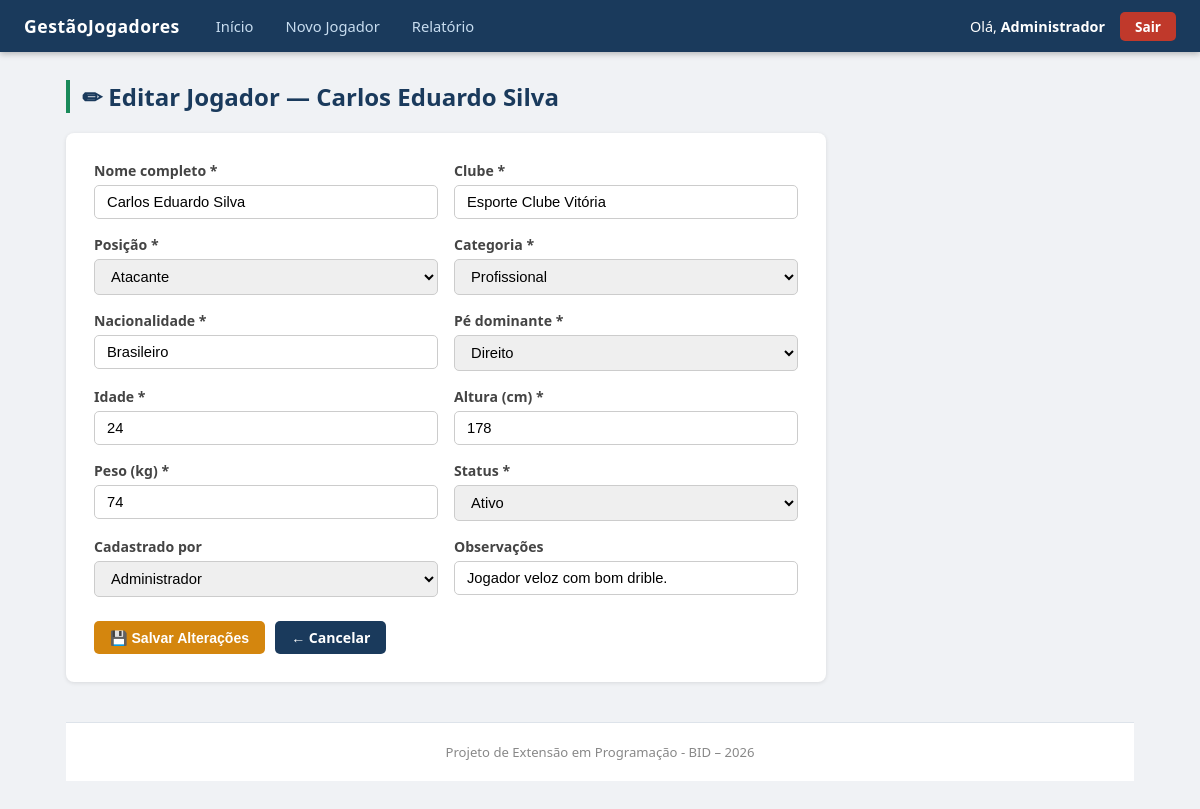
/altera.php?id=1 (signed in), run on the app's committed database.
### tables this page shows
CREATE TABLE IF NOT EXISTS jogadores (
    id_jogadores INT AUTO_INCREMENT PRIMARY KEY,
    nome VARCHAR(120) NOT NULL,
    posicao ENUM('Goleiro', 'Lateral Direito', 'Lateral Esquerdo', 'Zagueiro', 'Volante', 'Meia', 'Atacante', 'Ponta Direita', 'Ponta Esquerda', 'Centroavante') NOT NULL,
    categoria ENUM('Profissional', 'Sub-23', 'Sub-20', 'Sub-17', 'Sub-15', 'Sub-13') NOT NULL,
    idade INT NOT NULL,
    clube VARCHAR(120) NOT NULL,
    nacionalidade VARCHAR(80) NOT NULL,
    pe_dominante ENUM('Direito', 'Esquerdo', 'Ambidestro') NOT NULL,
    altura_cm INT NOT NULL,
    peso_kg INT NOT NULL,
    status ENUM('Ativo', 'Suspenso', 'Lesionado', 'Inativo') NOT NULL DEFAULT 'Ativo',
    obs VARCHAR(100),
    cadastrado_por INT,
    criado_em DATE NOT NULL DEFAULT (CURRENT_DATE),
    atualizado_em DATETIME NOT NULL DEFAULT CURRENT_TIMESTAMP ON UPDATE CURRENT_TIMESTAMP,
    CONSTRAINT fk_jogador_usuario FOREIGN KEY (cadastrado_por) REFERENCES USUARIOS(id_usuarios) ON DELETE SET NULL
);

### altera.php (the view, shortened to what this page needs)
<?php
require 'conecta.php';
require 'header.php';
$id = (int)($_GET['id'] ?? 0);
$stmt = $pdo->prepare("SELECT * FROM jogadores WHERE id_jogadores = :id");
$stmt->execute([':id' => $id]);
$j = $stmt->fetch();
$usuarios = $pdo->query("SELECT id_usuarios, nome FROM USUARIOS ORDER BY nome")->fetchAll();
function sel($val, $current): string {
    return $val === $current ? 'selected' : '';
}
?>
<h1>✏ Editar Jogador — <?= htmlspecialchars($j['nome']) ?></h1>
<div class="form-card">
    <form action="recebe.php" method="POST">
        <div class="form-row">
            <div class="form-group">
                <label>Nome completo *</label>
                <input type="text" name="nome" maxlength="120" required
                       value="<?= htmlspecialchars($j['nome']) ?>">
            </div>
            <div class="form-group">
                <label>Clube *</label>
                <input type="text" name="clube" maxlength="120" required
                       value="<?= htmlspecialchars($j['clube']) ?>">
            </div>
        </div>
        <div class="form-row">
            <div class="form-group">
                <label>Posição *</label>
                <select name="posicao" required>
                    <?php foreach (['Goleiro','Lateral Direito','Lateral Esquerdo','Zagueiro',
                                    'Volante','Meia','Atacante','Ponta Direita',
                                    'Ponta Esquerda','Centroavante'] as $p): ?>
                        <option value="<?= $p ?>" <?= sel($p, $j['posicao']) ?>><?= $p ?></option>
                    <?php endforeach; ?>
                </select>
            </div>
            <div class="form-group">
                <label>Categoria *</label>
                <select name="categoria" required>
                    <?php foreach (['Profissional','Sub-23','Sub-20','Sub-17','Sub-15','Sub-13'] as $c): ?>
                        <option value="<?= $c ?>" <?= sel($c, $j['categoria']) ?>><?= $c ?></option>
                    <?php endforeach; ?>
                </select>
            </div>
        </div>
        <div class="form-row">
            <div class="form-group">
                <label>Nacionalidade *</label>
                <input type="text" name="nacionalidade" maxlength="80" required
                       value="<?= htmlspecialchars($j['nacionalidade']) ?>">
            </div>
            <div class="form-group">
                <label>Pé dominante *</label>
                <select name="pe_dominante" required>
                    <?php foreach (['Direito','Esquerdo','Ambidestro'] as $pe): ?>
                        <option value="<?= $pe ?>" <?= sel($pe, $j['pe_dominante']) ?>><?= $pe ?></option>
                    <?php endforeach; ?>
                </select>
            </div>
        </div>
        <div class="form-row">
            <div class="form-group">
                <label>Idade *</label>
                <input type="number" name="idade" min="10" max="60" required value="<?= $j['idade'] ?>">
            </div>
            <div class="form-group">
                <label>Altura (cm) *</label>
                <input type="number" name="altura_cm" min="140" max="230" required value="<?= $j['altura_cm'] ?>">
            </div>
        </div>
        <div class="form-row">
            <div class="form-group">
                <label>Peso (kg) *</label>
                <input type="number" name="peso_kg" min="40" max="150" required value="<?= $j['peso_kg'] ?>">
            </div>
            <div class="form-group">
                <label>Status *</label>
                <select name="status" required>
                    <?php foreach (['Ativo','Suspenso','Lesionado','Inativo'] as $st): ?>
                        <option value="<?= $st ?>" <?= sel($st, $j['status']) ?>><?= $st ?></option>
                    <?php endforeach; ?>
                </select>
            </div>
        </div>
        <div class="form-row">
            <div class="form-group">
                <label>Cadastrado por</label>
                <select name="cadastrado_por">
                    <?php foreach ($usuarios as $u): ?>
                        <option value="<?= $u['id_usuarios'] ?>"
                            <?= sel((string)$u['id_usuarios'], (string)$j['cadastrado_por']) ?>>
                            <?= htmlspecialchars($u['nome']) ?>
                        </option>
                    <?php endforeach; ?>
                </select>
            </div>
            <div class="form-group">
                <label>Observações</label>
                <input type="text" name="obs" maxlength="100"
                       value="<?= htmlspecialchars($j['obs'] ?? '') ?>">
            </div>
        </div>
        <div style="display:flex; gap:10px; margin-top:8px;">
            <button type="submit" class="btn btn-warning">💾 Salvar Alterações</button>
            <a href="index.php" class="btn btn-primary">← Cancelar</a>
        </div>
    </form>
</div>
<?php require 'footer.php'; ?>

### header.php (style rules this page uses)
* { box-sizing: border-box; margin: 0; padding: 0; }
body { font-family: 'Segoe UI', Arial, sans-serif; background: #f0f2f5; color: #222; }
h1 { font-size: 1.5rem; margin-bottom: 20px; color: #1a3a5c; border-left: 4px solid #1a8a5a; padding-left: 12px; }
.btn { display: inline-block; padding: 7px 16px; border-radius: 5px; border: none; cursor: pointer; font-size: .88rem; font-weight: 600; text-decoration: none; transition: opacity .2s; }
.btn-primary { background: #1a3a5c; color: #fff; }
.btn-warning { background: #d4860e; color: #fff; }
.form-card { background: #fff; border-radius: 8px; padding: 28px; box-shadow: 0 1px 4px rgba(0,0,0,.1); max-width: 760px; }
.form-group { margin-bottom: 16px; }
.form-group label { display: block; font-size: .88rem; font-weight: 600; color: #444; margin-bottom: 5px; }
.form-group input, .form-group select, .form-group textarea { width: 100%; padding: 8px 12px; border: 1px solid #ccc; border-radius: 5px; font-size: .92rem; transition: border-color .2s; }
.form-row { display: grid; grid-template-columns: 1fr 1fr; gap: 16px; }

### data on the page
jogadores: nome "Carlos Eduardo Silva", clube "Esporte Clube Vitória", nacionalidade "Brasileiro", idade "24", altura_cm "178", peso_kg "74", obs "Jogador veloz com bom drible."

### other printed values
$_SESSION['usuario_nome'] "Administrador"
form field posicao "Atacante"
form field categoria "Profissional"
form field pe_dominante "Direito"
form field status "Ativo"
form field cadastrado_por "Administrador"
